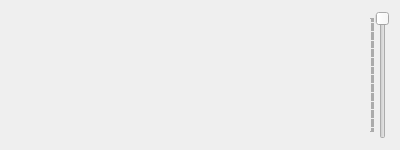
<?xml version="1.0" encoding="UTF-8"?>
<ui version="4.0">
 <class>DecompositionItemWidget</class>
 <widget class="QWidget" name="DecompositionItemWidget">
  <property name="geometry">
   <rect>
    <x>0</x>
    <y>0</y>
    <width>400</width>
    <height>150</height>
   </rect>
  </property>
  <property name="minimumSize">
   <size>
    <width>400</width>
    <height>150</height>
   </size>
  </property>
  <property name="windowTitle">
   <string>Form</string>
  </property>
  <layout class="QHBoxLayout" name="horizontalLayout" stretch="0,0">
   <item>
    <widget class="QCustomPlot" name="wPlot" native="true"/>
   </item>
   <item>
    <widget class="QSlider" name="vsThresholdsLevel">
     <property name="maximum">
      <number>100</number>
     </property>
     <property name="orientation">
      <enum>Qt::Vertical</enum>
     </property>
     <property name="invertedAppearance">
      <bool>true</bool>
     </property>
     <property name="invertedControls">
      <bool>false</bool>
     </property>
     <property name="tickPosition">
      <enum>QSlider::TicksAbove</enum>
     </property>
     <property name="tickInterval">
      <number>1</number>
     </property>
    </widget>
   </item>
  </layout>
 </widget>
 <customwidgets>
  <customwidget>
   <class>QCustomPlot</class>
   <extends>QWidget</extends>
   <header>qcustomplot/qcustomplot.h</header>
   <container>1</container>
  </customwidget>
 </customwidgets>
 <resources/>
 <connections/>
</ui>
